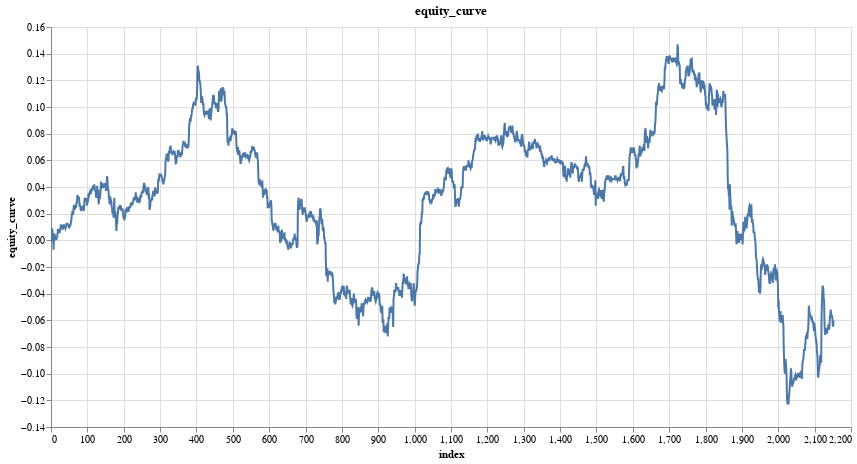

The cell this chart's notebook holds for it:
### Code cell
features = ['close_log_return_lag_2']
model = MLPModel(len(features))
model_trades = research.learn_model_trades(ts, features, target, model, no_epochs=200, loss=nn.L1Loss())

research.plot_column(model_trades, 'equity_curve')

### Figure 1 — Vega specification as saved in the notebook (floating-point values rounded to 4 significant figures; data arrays with more than 128 entries replaced by an {"elided": "..."} marker saying what was removed)
{"$schema": "https://vega.github.io/schema/vega/v5.json", "data": [{"name": "param_5_store"}, {"name": "source_0", "values": {"elided": "2153 records"}}, {"name": "source_0_x_domain_index", "values": [{"min": 0, "max": 2152}]}, {"name": "source_0_y_domain_equity_curve", "values": [{"min": -0.123, "max": 0.147}]}], "signals": [{"name": "unit", "value": {}, "on": [{"events": "pointermove", "update": "isTuple(group()) ? group() : unit"}]}, {"name": "param_5", "update": "vlSelectionResolve(\"param_5_store\", \"union\")"}, {"name": "param_5_index", "on": [{"events": [{"source": "view", "type": "dblclick"}], "update": "null"}, {"events": {"signal": "param_5_translate_delta"}, "update": "panLinear(param_5_translate_anchor.extent_x, -param_5_translate_delta.x / width)"}, {"events": {"signal": "param_5_zoom_delta"}, "update": "zoomLinear(domain(\"x\"), param_5_zoom_anchor.x, param_5_zoom_delta)"}]}, {"name": "param_5_equity_curve", "on": [{"events": [{"source": "view", "type": "dblclick"}], "update": "null"}, {"events": {"signal": "param_5_translate_delta"}, "update": "panLinear(param_5_translate_anchor.extent_y, param_5_translate_delta.y / height)"}, {"events": {"signal": "param_5_zoom_delta"}, "update": "zoomLinear(domain(\"y\"), param_5_zoom_anchor.y, param_5_zoom_delta)"}]}, {"name": "param_5_tuple", "on": [{"events": [{"signal": "param_5_index || param_5_equity_curve"}], "update": "param_5_index && param_5_equity_curve ? {unit: \"\", fields: param_5_tuple_fields, values: [param_5_index,param_5_equity_curve]} : null"}]}, {"name": "param_5_tuple_fields", "value": [{"field": "index", "channel": "x", "type": "R"}, {"field": "equity_curve", "channel": "y", "type": "R"}]}, {"name": "param_5_translate_anchor", "value": {}, "on": [{"events": [{"source": "scope", "type": "pointerdown"}], "update": "{x: x(unit), y: y(unit), extent_x: domain(\"x\"), extent_y: domain(\"y\")}"}]}, {"name": "param_5_translate_delta", "value": {}, "on": [{"events": [{"source": "window", "between": [{"source": "scope", "type": "pointerdown"}, {"source": "window", "type": "pointerup"}], "consume": true, "type": "pointermove"}], "update": "{x: param_5_translate_anchor.x - x(unit), y: param_5_translate_anchor.y - y(unit)}"}]}, {"name": "param_5_zoom_anchor", "on": [{"events": [{"source": "scope", "type": "wheel", "consume": true}], "update": "{x: invert(\"x\", x(unit)), y: invert(\"y\", y(unit))}"}]}, {"name": "param_5_zoom_delta", "on": [{"events": [{"source": "scope", "type": "wheel", "consume": true}], "update": "pow(1.001, event.deltaY * pow(16, event.deltaMode))", "force": true}]}, {"name": "param_5_modify", "on": [{"events": {"signal": "param_5_tuple"}, "update": "modify(\"param_5_store\", param_5_tuple, true)"}]}], "marks": [{"type": "line", "name": "marks", "from": {"data": "source_0"}, "sort": {"field": "x"}, "encode": {"update": {"stroke": {"value": "#4c78a8"}, "y": {"field": "equity_curve", "scale": "y"}, "x": {"field": "index", "scale": "x"}, "tooltip": {"signal": "{\"index\": format(datum[\"index\"], \"\"), \"equity_curve\": format(datum[\"equity_curve\"], \"\")}"}, "defined": {"signal": "isValid(datum[\"index\"]) && isFinite(+datum[\"index\"]) && isValid(datum[\"equity_curve\"]) && isFinite(+datum[\"equity_curve\"])"}}}, "clip": true, "interactive": true, "style": ["line"]}], "scales": [{"name": "x", "type": "linear", "domain": [{"signal": "(data(\"source_0_x_domain_index\")[0] || {}).min"}, {"signal": "(data(\"source_0_x_domain_index\")[0] || {}).max"}], "range": [0, {"signal": "width"}], "domainRaw": {"signal": "param_5[\"index\"]"}, "nice": true, "zero": false}, {"name": "y", "type": "linear", "domain": [{"signal": "(data(\"source_0_y_domain_equity_curve\")[0] || {}).min"}, {"signal": "(data(\"source_0_y_domain_equity_curve\")[0] || {}).max"}], "range": [{"signal": "height"}, 0], "domainRaw": {"signal": "param_5[\"equity_curve\"]"}, "zero": true, "nice": true}], "axes": [{"scale": "x", "orient": "bottom", "grid": true, "domain": false, "tickCount": {"signal": "ceil(width/40)"}, "ticks": false, "aria": false, "minExtent": 0, "zindex": 0, "maxExtent": 0, "gridScale": "y", "labels": false}, {"scale": "y", "maxExtent": 0, "minExtent": 0, "zindex": 0, "ticks": false, "domain": false, "tickCount": {"signal": "ceil(height/40)"}, "grid": true, "gridScale": "x", "orient": "left", "labels": false, "aria": false}, {"scale": "x", "labelFlush": true, "zindex": 0, "tickCount": {"signal": "ceil(width/40)"}, "grid": false, "labelOverlap": true, "orient": "bottom", "title": "index"}, {"scale": "y", "tickCount": {"signal": "ceil(height/40)"}, "title": "equity_curve", "grid": false, "labelOverlap": true, "zindex": 0, "orient": "left"}], "title": {"text": "equity_curve", "frame": "group"}, "height": 400, "width": 800, "style": "cell", "padding": 5, "background": "white"}
